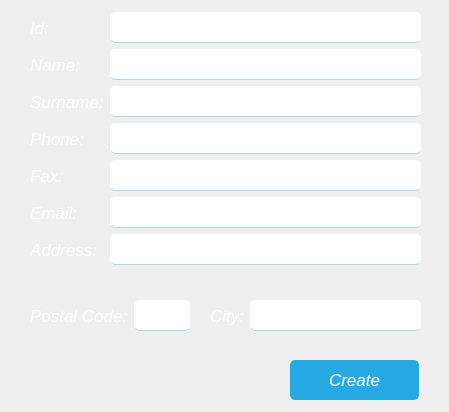
<?xml version="1.0" encoding="UTF-8"?>
<ui version="4.0">
 <class>Form</class>
 <widget class="QWidget" name="Form">
  <property name="windowModality">
   <enum>Qt::NonModal</enum>
  </property>
  <property name="geometry">
   <rect>
    <x>0</x>
    <y>0</y>
    <width>449</width>
    <height>412</height>
   </rect>
  </property>
  <property name="windowTitle">
   <string>Form</string>
  </property>
  <property name="windowOpacity">
   <double>1.000000000000000</double>
  </property>
  <property name="styleSheet">
   <string notr="true">#create_button
{
  color: white;
font-size:17px;
font-style:Italic;
  background-color: #27a9e3;
  border-width: 5px;
  border-radius: 5px;
  height: 40px;
}

#create_button:hover 
{
   background-color: #66c011;
 }

QLineEdit
{
  color: grey;
 /* border-color: #27a9e3;*/
 /* border-width: 5px;*/
 border-radius: 5px;
border-bottom: 1px solid lightblue;
text-align:center;
/*border-top: 0px;
boder-left: 0px;
border-right: 0px;
boder-botom:1px solid;*/
/* border-style: 1px;*/
  height: 30px;
}
#Form
{
 background-color:
  qlineargradient(spread:reflect, x1:0.5, y1:0, x2:0, y2:0, 
  stop:0 rgba(91, 204, 233, 100), stop:1 rgba(32, 80, 96, 
  100));
}

QLabel{
color:white;
font-size:17px;
font-style:Italic;}</string>
  </property>
  <widget class="QWidget" name="formLayoutWidget">
   <property name="geometry">
    <rect>
     <x>30</x>
     <y>12</y>
     <width>391</width>
     <height>282</height>
    </rect>
   </property>
   <layout class="QFormLayout" name="informations_form">
    <item row="0" column="0">
     <widget class="QLabel" name="label">
      <property name="text">
       <string>Id:</string>
      </property>
     </widget>
    </item>
    <item row="0" column="1">
     <widget class="QLineEdit" name="id_input">
      <property name="styleSheet">
       <string notr="true"/>
      </property>
     </widget>
    </item>
    <item row="1" column="0">
     <widget class="QLabel" name="label_2">
      <property name="text">
       <string>Name:</string>
      </property>
     </widget>
    </item>
    <item row="1" column="1">
     <widget class="QLineEdit" name="name_input">
      <property name="styleSheet">
       <string notr="true"/>
      </property>
     </widget>
    </item>
    <item row="2" column="0">
     <widget class="QLabel" name="label_3">
      <property name="text">
       <string>Surname:</string>
      </property>
     </widget>
    </item>
    <item row="2" column="1">
     <widget class="QLineEdit" name="surname_input">
      <property name="styleSheet">
       <string notr="true"/>
      </property>
     </widget>
    </item>
    <item row="3" column="0">
     <widget class="QLabel" name="label_4">
      <property name="text">
       <string>Phone:</string>
      </property>
     </widget>
    </item>
    <item row="3" column="1">
     <widget class="QLineEdit" name="phone_input">
      <property name="styleSheet">
       <string notr="true"/>
      </property>
     </widget>
    </item>
    <item row="4" column="0">
     <widget class="QLabel" name="label_5">
      <property name="text">
       <string>Fax:</string>
      </property>
     </widget>
    </item>
    <item row="4" column="1">
     <widget class="QLineEdit" name="fax_input">
      <property name="styleSheet">
       <string notr="true"/>
      </property>
     </widget>
    </item>
    <item row="5" column="0">
     <widget class="QLabel" name="label_6">
      <property name="text">
       <string>Email:</string>
      </property>
     </widget>
    </item>
    <item row="5" column="1">
     <widget class="QLineEdit" name="email_input">
      <property name="styleSheet">
       <string notr="true"/>
      </property>
     </widget>
    </item>
    <item row="6" column="0">
     <widget class="QLabel" name="label_9">
      <property name="text">
       <string>Address:</string>
      </property>
     </widget>
    </item>
    <item row="6" column="1">
     <widget class="QLineEdit" name="address_input">
      <property name="styleSheet">
       <string notr="true"/>
      </property>
     </widget>
    </item>
   </layout>
  </widget>
  <widget class="QWidget" name="formLayoutWidget_3">
   <property name="geometry">
    <rect>
     <x>210</x>
     <y>300</y>
     <width>211</width>
     <height>42</height>
    </rect>
   </property>
   <layout class="QFormLayout" name="formLayout_3">
    <item row="0" column="0">
     <widget class="QLabel" name="label_8">
      <property name="text">
       <string>City:</string>
      </property>
     </widget>
    </item>
    <item row="0" column="1">
     <widget class="QLineEdit" name="city_input">
      <property name="styleSheet">
       <string notr="true"/>
      </property>
     </widget>
    </item>
   </layout>
  </widget>
  <widget class="QWidget" name="formLayoutWidget_2">
   <property name="geometry">
    <rect>
     <x>30</x>
     <y>300</y>
     <width>160</width>
     <height>42</height>
    </rect>
   </property>
   <layout class="QFormLayout" name="formLayout_2">
    <item row="0" column="0">
     <widget class="QLabel" name="label_7">
      <property name="text">
       <string>Postal Code:</string>
      </property>
     </widget>
    </item>
    <item row="0" column="1">
     <widget class="QLineEdit" name="postal_code_input">
      <property name="styleSheet">
       <string notr="true"/>
      </property>
     </widget>
    </item>
   </layout>
  </widget>
  <widget class="QPushButton" name="create_button">
   <property name="geometry">
    <rect>
     <x>290</x>
     <y>360</y>
     <width>129</width>
     <height>40</height>
    </rect>
   </property>
   <property name="styleSheet">
    <string notr="true">QPushButton#create_button
{
  color: white;
  background-color: #27a9e3;
  border-width: 5px;
  border-radius: 5px;
  height: 40px;
}

QPushButton#create_button:hover { background-color: #66c011; }</string>
   </property>
   <property name="text">
    <string>Create</string>
   </property>
   <property name="autoDefault">
    <bool>true</bool>
   </property>
   <property name="flat">
    <bool>false</bool>
   </property>
  </widget>
 </widget>
 <resources/>
 <connections/>
</ui>
